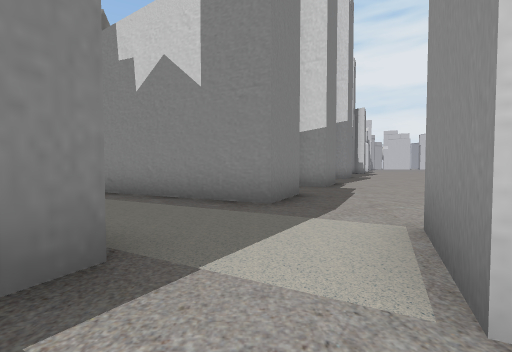
view 1 (above)

24 first-person views from a walk through a 3-D level made in the Unity game engine. The camera is 1.2 m above the floor, tilts 2° down and sees 90° across. The floor is counted in squares, 2 m on a side. Each view is taken from the middle of a square. On the plan, view 1 faces up. The plan holds only what a view shows up to about 9 squares ahead; the rest is blank. The place goes on beyond the plan. Some surface patterns are stand-ins.

view 2
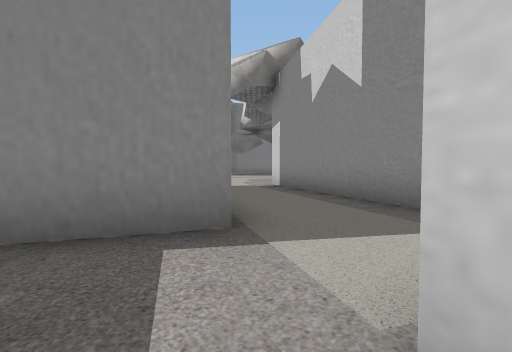

view 3
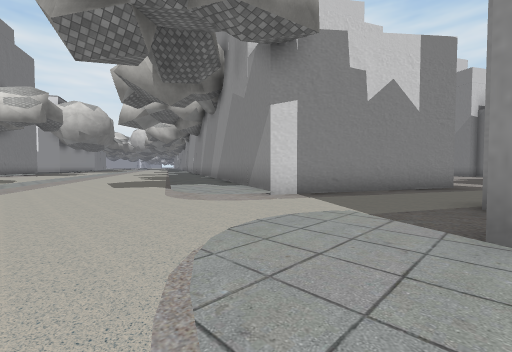

view 4
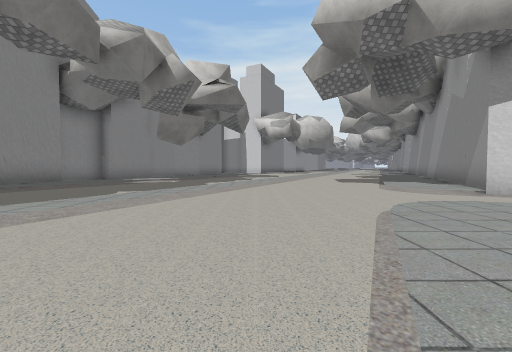

view 5
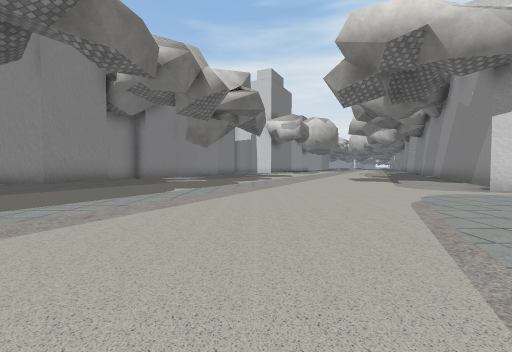

view 6
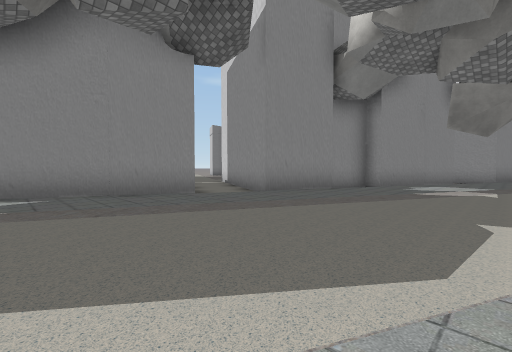

view 7
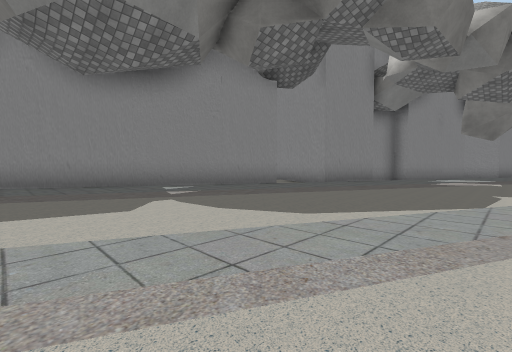

view 8
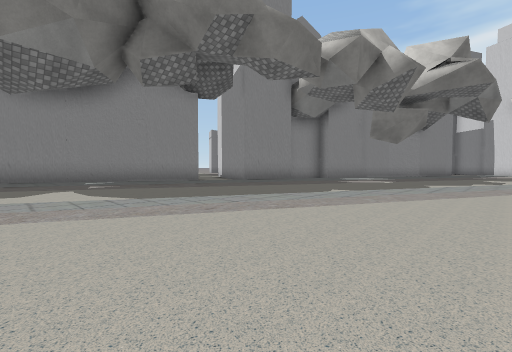

view 9
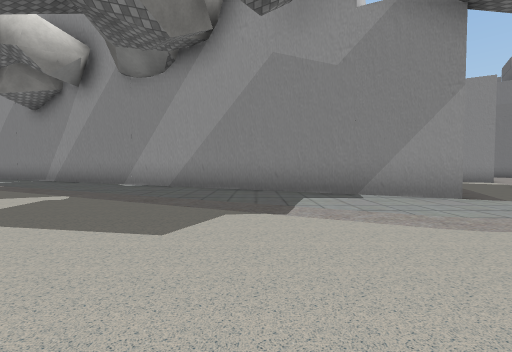

view 10
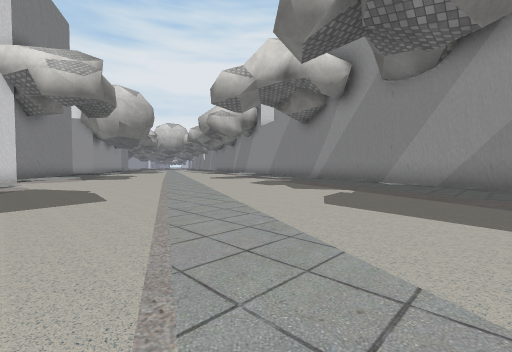

view 11
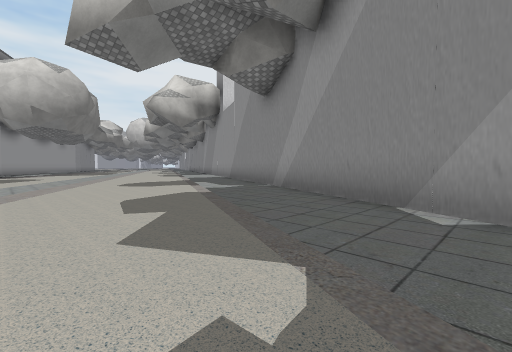

view 12
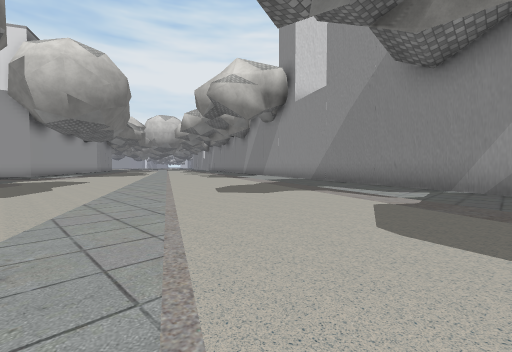

view 13
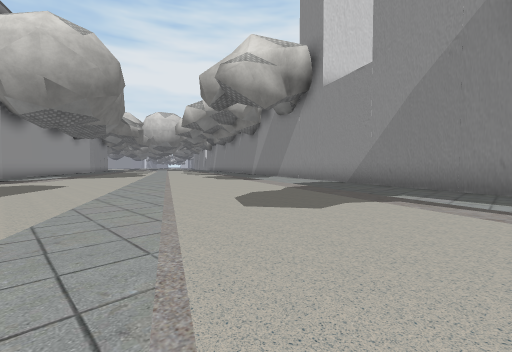

view 14
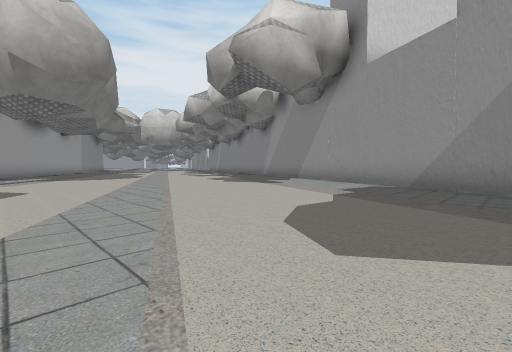

view 15
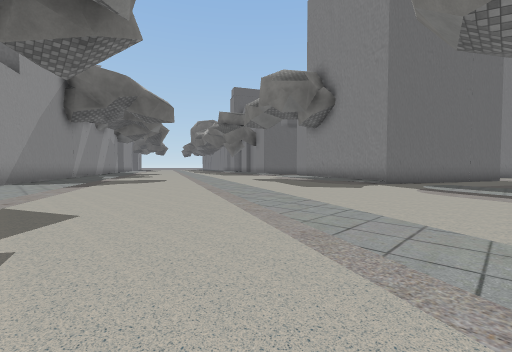

view 16
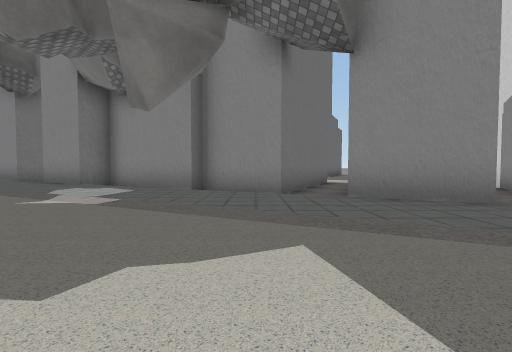

view 17
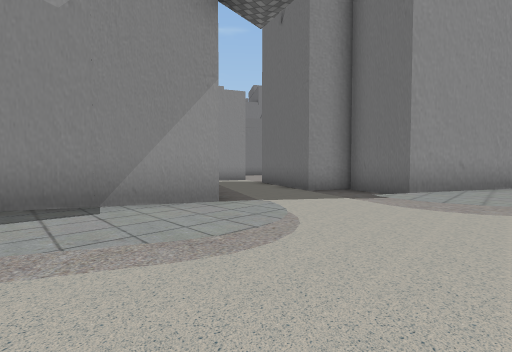

view 18
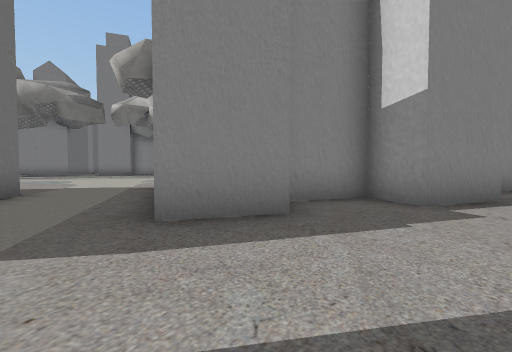

view 19
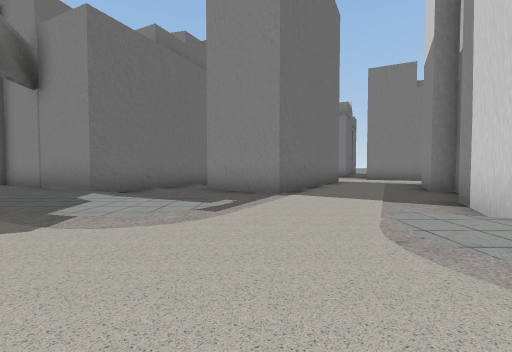

view 20
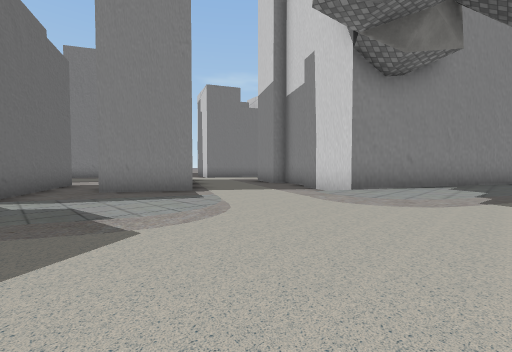

view 21
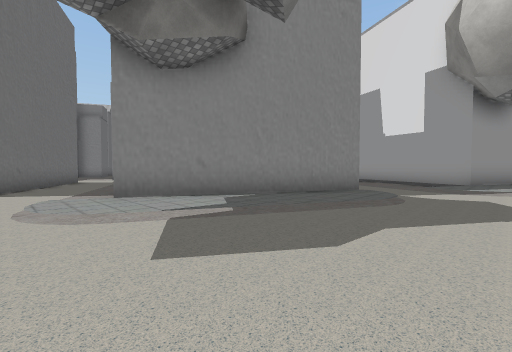

view 22
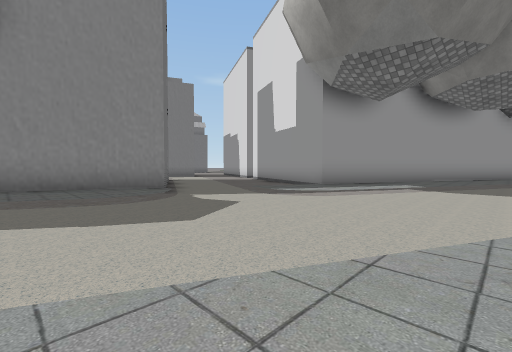

view 23
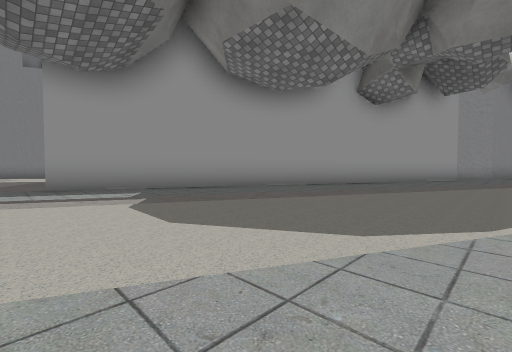

view 24
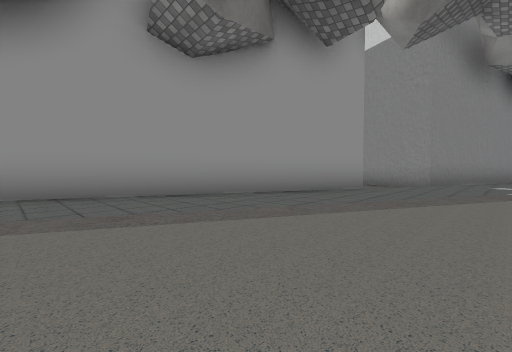

### Floor plan
Key: @ floor where view 1 was taken; # wall or solid block; x gap in a wall; . main floor; : floor 0.25 m higher than the main floor; / step, stairs or slope.
Columns run from 22 left of view 1 to 3 right of it. Each row starts with its distance up from view 1.
 49                        ##:
 48                       ##/:
 47                       ..::
 46                        /:/
 45                       #::/
 44                      ##:/.
 43                      #::/.
 42                     ##:/..
 41                     #::/..
 40                    ##:/...
 39                    #::/...
 38                   ##:/...
 37                   #::/...
 36                  ##:/.../
 35                  #/:/.../
 34              ...##:/...//
 33              ..../:/...//.
 32              .../:/...//..
 31               ........//..
 30               ##.....//...
 29               #:/....//...
 28              ##:/...//.../
 27       .##### #::/...//.../
 26       .....###:/...//.../:
 25       ......#/:/...//.../:
 24       ##..../:/.../:.../::
 23      ####..../....//.../:#
 22       ####......./:.../::#
 21      ...#..//....//.../:##
 20     ###....::.../:.../::#
 19       ###./:/...//.../:##
 18     ..  ##::....:....::#
 17     #...#/:/...//.../:##
 16     ###..::....:....::#
 15       ##/:/...//.../:##
 14       ##::....:....::#
 13       #/:/...//.../:##
 12      ##::....:....::#    #
 11      #/:/...//.../:##    .
 10     ##::/...:....::#     .
  9   ####:/...//.../::#    #x
  8   ..#::/...:....::##  ###.
  7    ./:/...//....:/##  #...
  6    #/:/...:........####...
  5   ##:/...//..........##...
  4   #/:/...//...::..........
  3  ##:/...//.../:/#.#.......
  2  #::/...//...::#######..#
  1 ##::...//.../ :#    #..##
  0 #::/...//. .  ##    #.@.

Where each view was taken, in squares from view 1:
view 1: 0 up, 0 right, facing up
view 2: 0 up, 1 right, facing up-left
view 3: 3 up, 9 left, facing up-right
view 4: 1 up, 10 left, facing up
view 5: 0 up, 11 left, facing up
view 6: 3 up, 13 left, facing up-left
view 7: 0 up, 13 left, facing up-left
view 8: 1 up, 10 left, facing up-left
view 9: 10 up, 9 left, facing right
view 10: 11 up, 10 left, facing up-right
view 11: 13 up, 5 left, facing up-right
view 12: 17 up, 6 left, facing up-right
view 13: 19 up, 5 left, facing up-right
view 14: 21 up, 4 left, facing up-right
view 15: 33 up, 3 right, facing down-left
view 16: 15 up, 9 left, facing left
view 17: 9 up, 8 left, facing down-right
view 18: 3 up, 3 right, facing up-left
view 19: 22 up, 7 left, facing left
view 20: 19 up, 7 left, facing up-left
view 21: 23 up, 4 left, facing up-left
view 22: 27 up, 1 left, facing up-left
view 23: 33 up, 2 right, facing up-left
view 24: 39 up, 3 right, facing up-left
